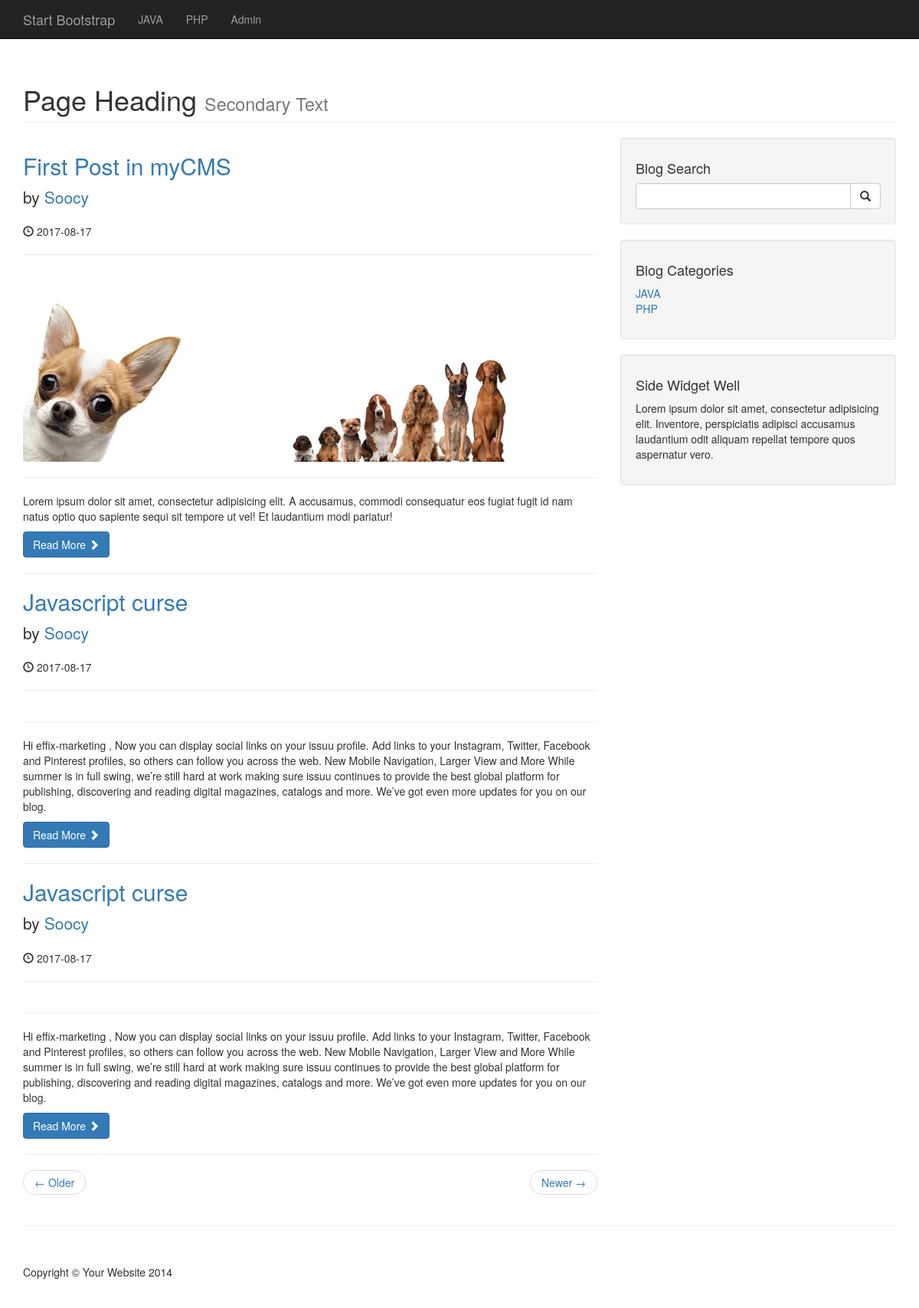
Before: / with the older database file.
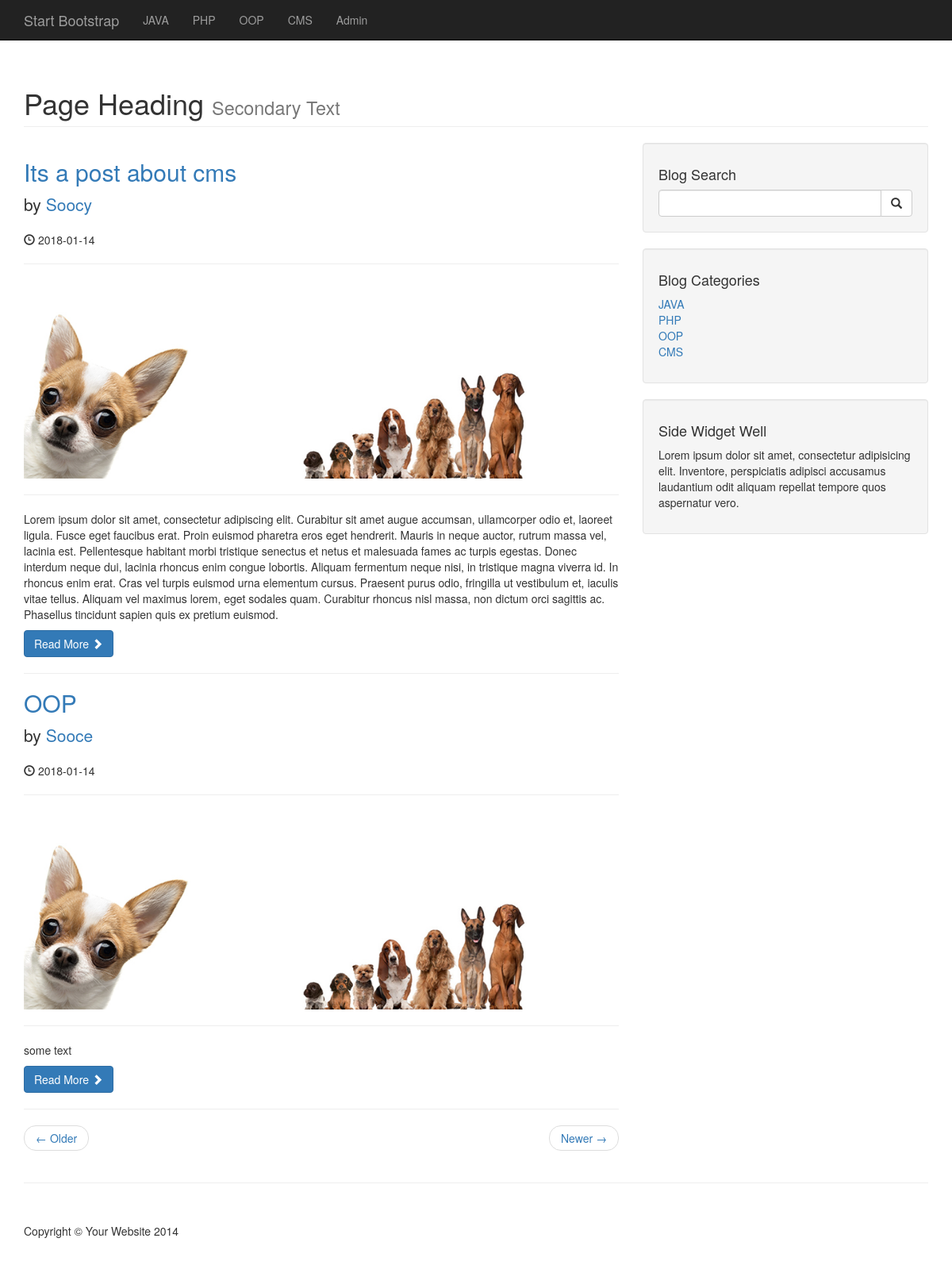
After: the same page with the newer database file.
### tables this page shows
CREATE TABLE `categories` (
  `cat_id` int(3) NOT NULL,
  `cat_title` varchar(255) NOT NULL
);

CREATE TABLE `posts` (
  `post_id` int(3) NOT NULL,
  `post_category_id` int(3) NOT NULL,
  `post_title` varchar(255) NOT NULL,
  `post_author` varchar(255) NOT NULL,
  `post_date` date NOT NULL,
  `post_img` text NOT NULL,
  `post_content` text NOT NULL,
  `post_tags` varchar(255) NOT NULL,
  `post_comment_count` int(11) NOT NULL,
  `post_status` varchar(255) NOT NULL DEFAULT 'draft'
);

### index.php (the view)
<?php include "includes/db.php"; ?>
<?php include "includes/header.php"; ?>
<?php include "includes/navigation.php"; ?>
    <div class="container">
    <h1 class="page-header">
        Page Heading
        <small>Secondary Text</small>
    </h1>
    <div class="row">
        <div class="col-md-8">
            <?php
                $query = "SELECT * FROM posts";
                $select_all_posts_query = mysqli_query($connection, $query);
                while ($row = mysqli_fetch_assoc($select_all_posts_query)) {
                    $post_id = $row['post_id'];
                    $post_title = $row['post_title'];
                    $post_author = $row['post_author'];
                    $post_date = $row['post_date'];
                    $post_img = $row['post_img'];
                    $post_content = $row['post_content'];
                    ?>
            <h2>
                <a href="post.php?p_id=<?php echo $post_id; ?>"><?php echo $post_title; ?></a>
            </h2>
            <p class="lead">
                    by <a href="index.php"><?php echo $post_author; ?></a>
            </p>
            <p><span class="glyphicon glyphicon-time"></span> <?php echo $post_date; ?></p>
            <hr>
            <img class="img-responsive" src="img/<?php echo $post_img; ?>" alt="">
            <hr>
            <p><?php echo $post_content; ?></p>
                    <a class="btn btn-primary" href="#">Read More <span class="glyphicon glyphicon-chevron-right"></span></a>
                    <hr>
                <?php } ?>
            <ul class="pager">
                <li class="previous">
                    <a href="#">&larr; Older</a>
                </li>
                <li class="next">
                    <a href="#">Newer &rarr;</a>
                </li>
            </ul>
        </div>
        <?php include "includes/sidebar.php"; ?>
    </div>
    <hr>
<?php include "includes/footer.php"; ?>

### includes/header.php (shortened to what this page needs)
<!DOCTYPE html>
<html lang="en">
<head>
    <link href="css/bootstrap.min.css" rel="stylesheet">
    <link href="css/blog-home.css" rel="stylesheet">
</head>
<body>

### includes/navigation.php (shortened to what this page needs)
<nav class="navbar navbar-inverse navbar-fixed-top" role="navigation">
    <div class="container">
        <div class="navbar-header">
            <a class="navbar-brand" href="#">Start Bootstrap</a>
        </div>
        <div class="collapse navbar-collapse" id="bs-example-navbar-collapse-1">
            <ul class="nav navbar-nav">
                <?php
                $query = "SELECT * FROM categories";
                $select_all_categories_query = mysqli_query($connection, $query);
                while ($row = mysqli_fetch_assoc($select_all_categories_query)){
                   $cat_title = $row['cat_title'];
                    echo "<li><a href=''>{$cat_title}</a></li>";
                }
                ?>
             <li class="">
                    <a href="admin">Admin</a>
                </li>
            </ul>
        </div>
    </div>
</nav>

### includes/sidebar.php
<div class="col-md-4">
    <div class="well">
        <h4>Blog Search</h4>
        <form action="search.php" method="post">
            <div class="input-group">
                <input name="search" type="text" class="form-control">
                <span class="input-group-btn">
                            <button name="submit" class="btn btn-default" type="submit">
                                <span class="glyphicon glyphicon-search"></span>
                        </button>
                        </span>
            </div>
        </form>
    </div>
    <div class="well">
        <?php
        $query = "SELECT * FROM categories LIMIT 12";
        $select_categories_sidebar_query = mysqli_query($connection, $query);
    ?>
        <h4>Blog Categories</h4>
        <div class="row">
            <div class="col-lg-12">
                <ul class="list-unstyled">
                    <?php
                    while ($row = mysqli_fetch_assoc($select_categories_sidebar_query)){
                    $cat_title = $row['cat_title'];
                    echo "<li><a href=''>{$cat_title}</a></li>";
                    }
                    ?>
                </ul>
            </div>
        </div>
    </div>
    <?php include "includes/widget.php"; ?>
</div>

### includes/widget.php
<div class="well">
    <h4>Side Widget Well</h4>
    <p>Lorem ipsum dolor sit amet, consectetur adipisicing elit. Inventore, perspiciatis adipisci accusamus
        laudantium odit aliquam repellat tempore quos aspernatur vero.</p>
</div>

### includes/footer.php (shortened to what this page needs)
<footer>
    <div class="row">
        <div class="col-lg-12">
            <p>Copyright &copy; Your Website 2014</p>
        </div>
    </div>
</footer>
</div>
</body>
</html>

### css/blog-home.css (style rules this page uses)
body { padding-top: 70px; }
footer { margin: 50px 0; }

Changed rows visible on the page:
removed posts: post_title "First Post in myCMS", post_author "Soocy", post_date "2017-08-17", post_img (placeholder picture), post_content "Lorem ipsum dolor sit amet, consectetur adipisicing elit. A accusamus, commodi consequatur eos fugiat fugit id nam natus optio quo sapiente sequi sit tempore ut vel! Et laudantium modi pariatur!"
removed posts: post_title "Javascript curse", post_author "Soocy", post_date "2017-08-17", post_content "Hi effix-marketing , Now you can display social links on your issuu profile. Add links to your Instagram, Twitter, Facebook and Pinterest profiles, so others can follow you across the web. New Mobile Navigation, Larger View and More While summer is in full swing, we’re still hard at work making sure issuu continues to provide the best global platform for publishing, discovering and reading digital magazines, catalogs and more. We’ve got even more updates for you on our blog."
removed posts: post_title "Javascript curse", post_author "Soocy", post_date "2017-08-17", post_content "Hi effix-marketing , Now you can display social links on your issuu profile. Add links to your Instagram, Twitter, Facebook and Pinterest profiles, so others can follow you across the web. New Mobile Navigation, Larger View and More While summer is in full swing, we’re still hard at work making sure issuu continues to provide the best global platform for publishing, discovering and reading digital magazines, catalogs and more. We’ve got even more updates for you on our blog."
added categories: cat_title "OOP"
added categories: cat_title "CMS"
added posts: post_title "Its a post about cms", post_author "Soocy", post_date "2018-01-14", post_img (placeholder picture), post_content "Lorem ipsum dolor sit amet, consectetur adipiscing elit. Curabitur sit amet augue accumsan, ullamcorper odio et, laoreet ligula. Fusce eget faucibus erat. Proin euismod pharetra eros eget hendrerit. Mauris in neque auctor, rutrum massa vel, lacinia est. Pellentesque habitant morbi tristique senectus et netus et malesuada fames ac turpis egestas. Donec interdum neque dui, lacinia rhoncus enim congue lobortis. Aliquam fermentum neque nisi, in tristique magna viverra id. In rhoncus enim erat. Cras vel turpis euismod urna elementum cursus. Praesent purus odio, fringilla ut vestibulum et, iaculis vitae tellus. Aliquam vel maximus lorem, eget sodales quam. Curabitur rhoncus nisl massa, non dictum…"
added posts: post_title "OOP", post_author "Sooce", post_date "2018-01-14", post_img (placeholder picture), post_content "some text"
